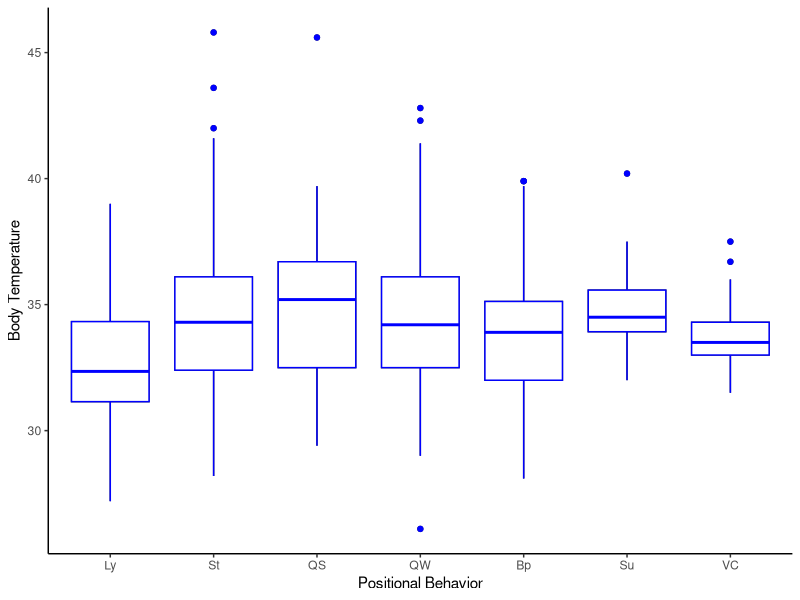
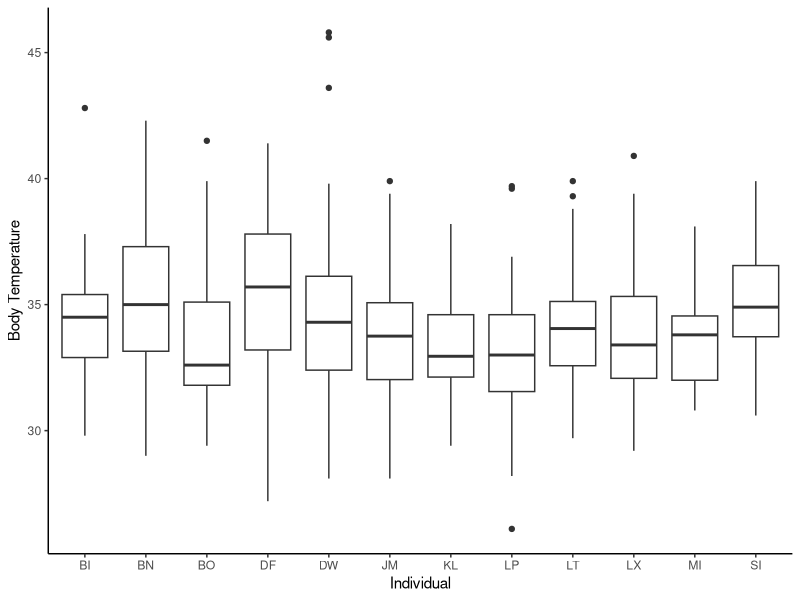
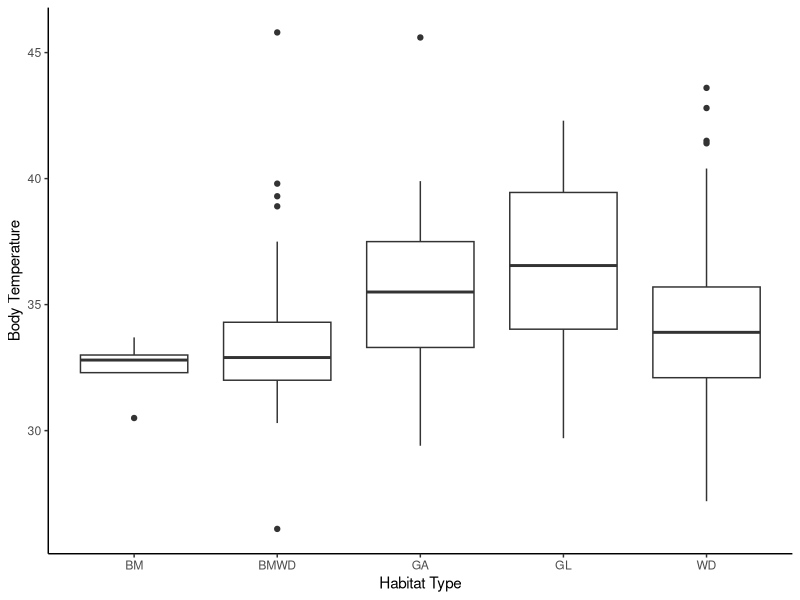
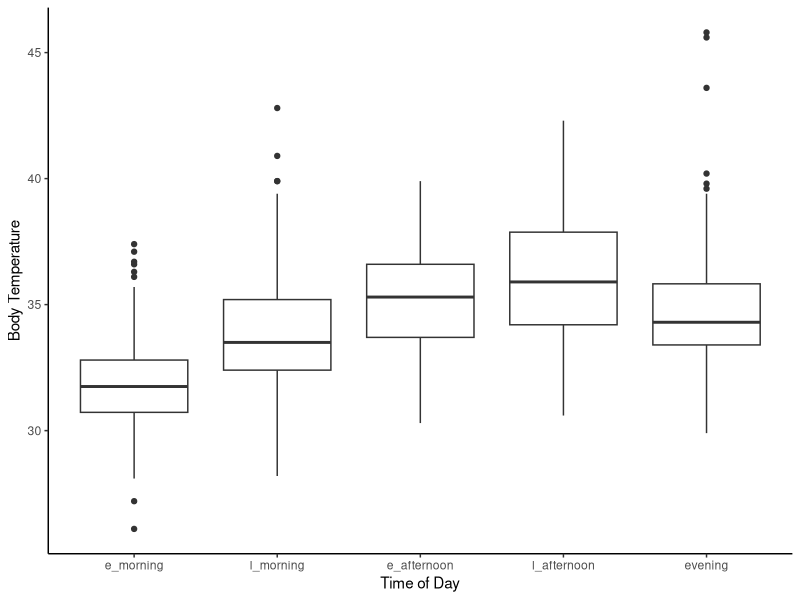
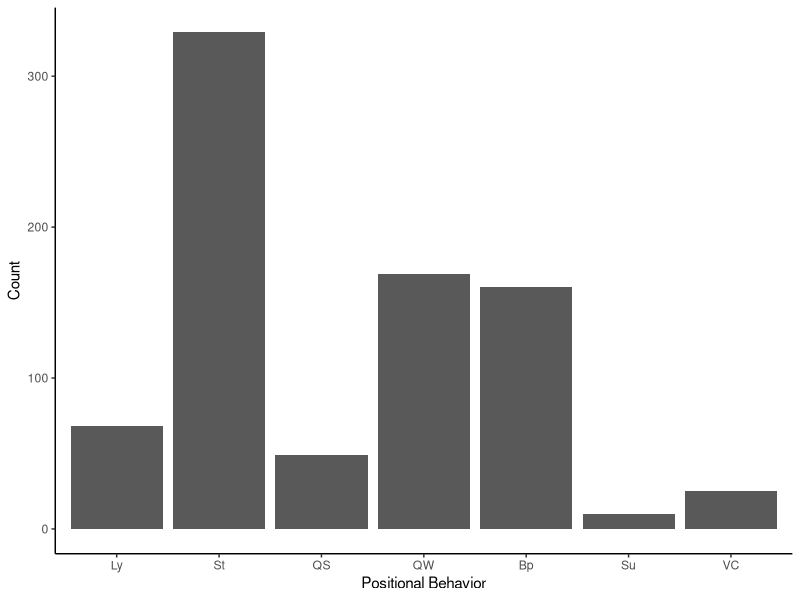
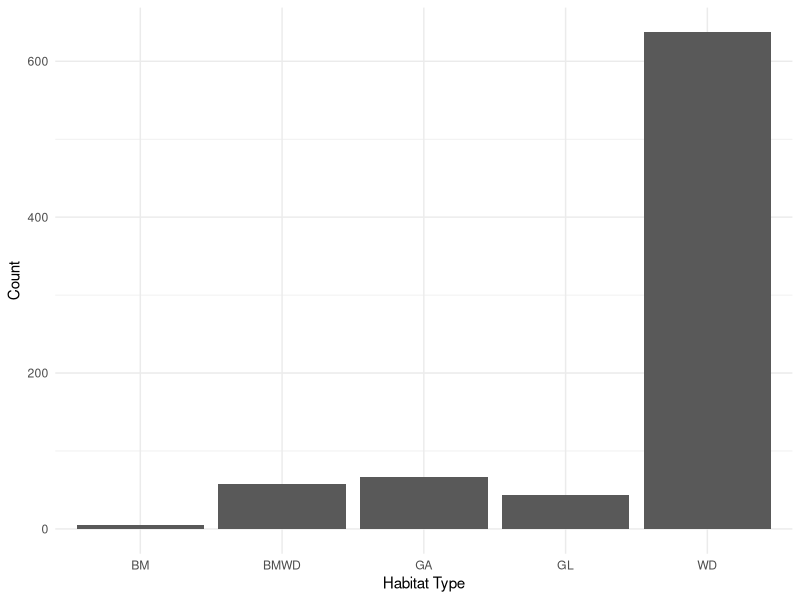
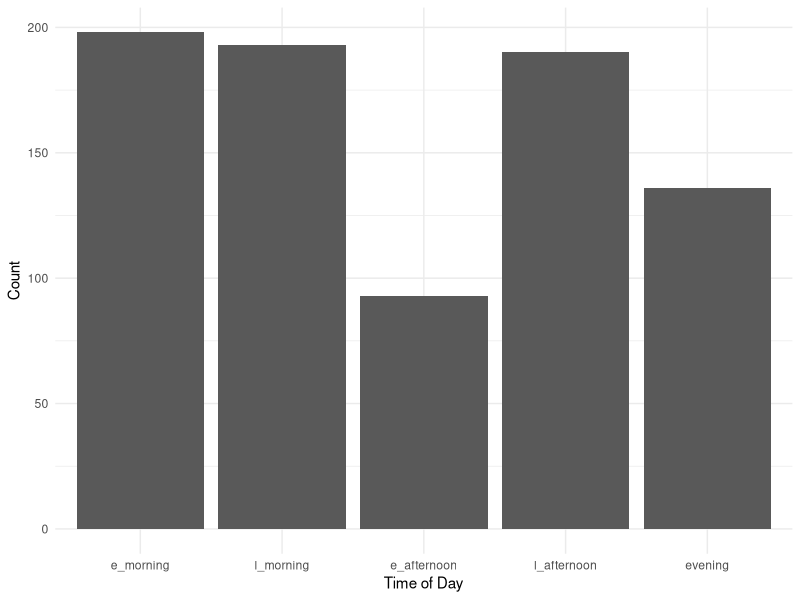
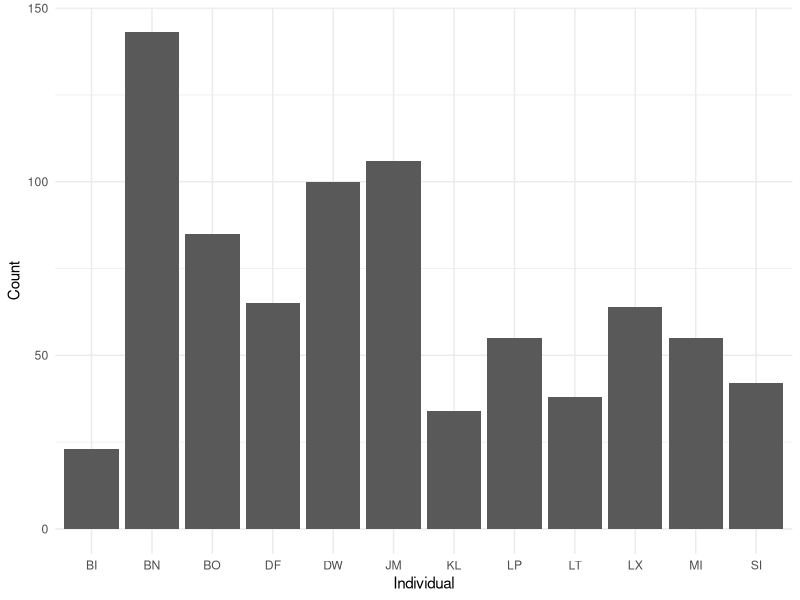

These charts were generated, in order, by the following R code:
# load libraries
library(tidyverse) 
library(readr) 
library(lubridate)
library(magrittr)
library(ggplot2)
library(car)
library(emmeans)
library(lme4)

##read in data
prelim_tidy <- read_csv("_data/_tidy/prelim_data_tidycols.csv")
View(prelim_tidy)

#Omit any missing values:
summary(is.na(prelim_tidy))

prelim_temp<-na.omit(prelim_tidy)
View(prelim_temp)

#Combine positional behaviors into smaller categories
# suspensory = Cb, Br & QM
#Vertical climb and cling together
prelim_temp$pos_beh[prelim_temp$pos_beh == "Cb"] <- "Su"
prelim_temp$pos_beh[prelim_temp$pos_beh == "Br"] <- "Su"
prelim_temp$pos_beh[prelim_temp$pos_beh == "QM"] <- "Su"
prelim_temp$pos_beh[prelim_temp$pos_beh == "Sq"] <- "St"
prelim_temp$pos_beh[prelim_temp$pos_beh == "Vci"] <- "VC"
prelim_temp$pos_beh[prelim_temp$pos_beh == "Abp"] <- "Bp"
prelim_temp$pos_beh[prelim_temp$pos_beh == "BpS"] <- "Bp"
prelim_temp$pos_beh[prelim_temp$pos_beh == "BpW"] <- "Bp"

############
##re-order levels
prelim_temp$time_od <- factor(prelim_temp$time_od, levels = c("e_morning", "l_morning", "e_afternoon", "l_afternoon", "evening"))
prelim_temp$pos_beh <- factor(prelim_temp$pos_beh, levels = c("Ly", "St", "QS", "QW", "Bp", "Su", "VC"))


##plotting
ggplot(prelim_temp, aes(pos_beh, therm_t)) +
  geom_boxplot() + labs(x="Positional Behavior", y="Body Temperature") +
  theme_classic() + geom_boxplot(fill = "white", colour = "blue")

ggplot(prelim_temp, aes(individual, therm_t)) +
  geom_boxplot() + labs(x="Individual", y="Body Temperature") +
  theme_classic()

ggplot(prelim_temp, aes(hab_type, therm_t)) +
  geom_boxplot() + labs(x="Habitat Type", y="Body Temperature") +
  theme_classic()

ggplot(prelim_temp, aes(time_od, therm_t)) +
  geom_boxplot() + labs(x="Time of Day", y="Body Temperature") +
  theme_classic()

##counts
ggplot(prelim_temp, aes(pos_beh))+
  geom_bar(stat="count") + labs(x="Positional Behavior", y="Count") +
  theme_classic()  

ggplot(prelim_temp, aes(hab_type))+
  geom_bar(stat="count") + labs(x="Habitat Type", y="Count")+
  theme_minimal()    ###can I combine bamboo with bamboo woodland?

ggplot(prelim_temp, aes(time_od))+
  geom_bar(stat="count") + labs(x="Time of Day", y="Count")+
  theme_minimal()

ggplot(prelim_temp, aes(individual))+
  geom_bar(stat="count") + labs(x="Individual", y="Count")+
  theme_minimal()

ggplot(prelim_temp, aes(sun))+
  geom_histogram()

###model plotting
m1 <- lmer(therm_t ~ pos_beh + time_od + sun + date + hab_type + 
       (1|individual), data = prelim_temp)
prelim_temp$pred <- predict(m1, type="response")
